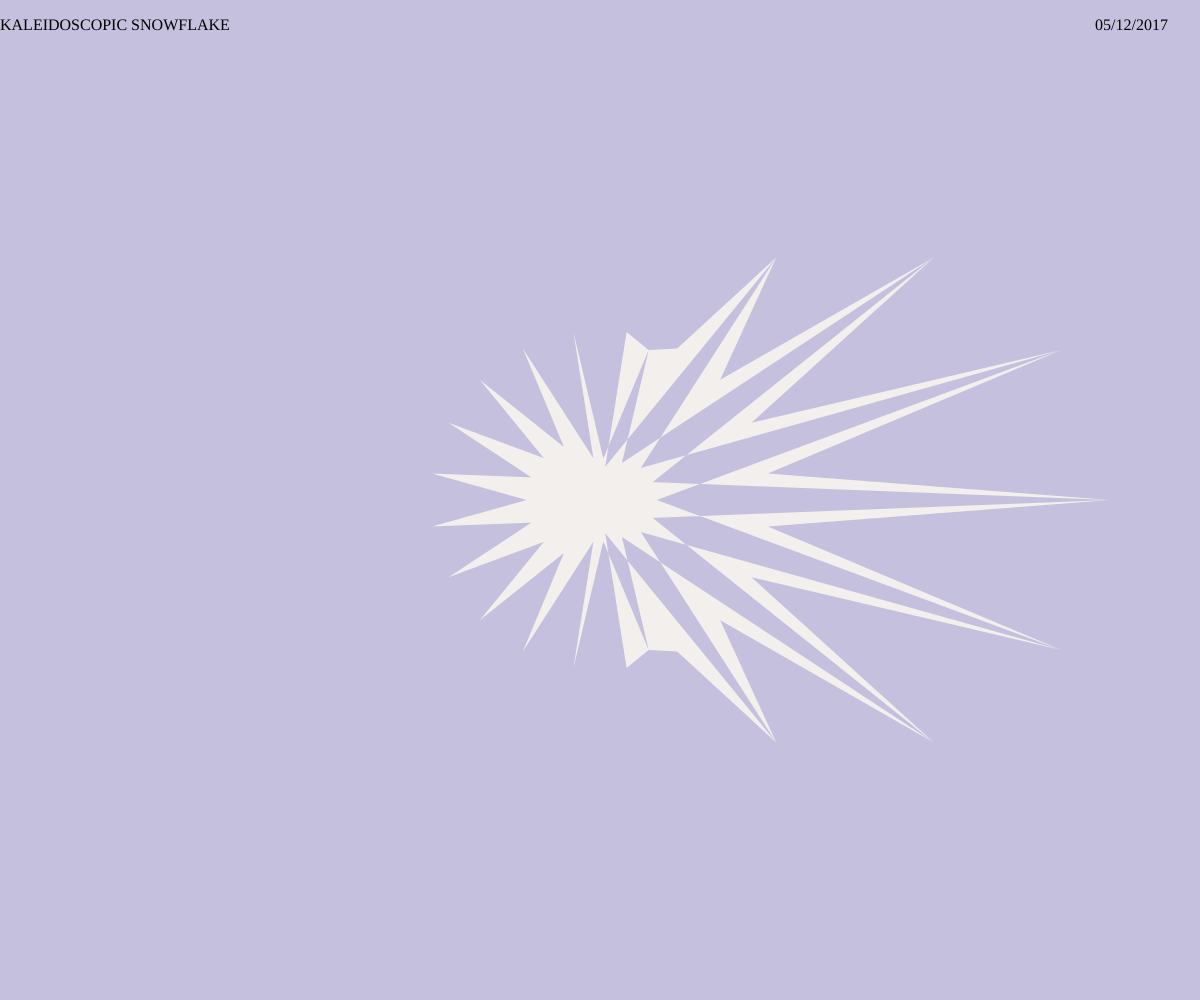
Frame 1 (no input)
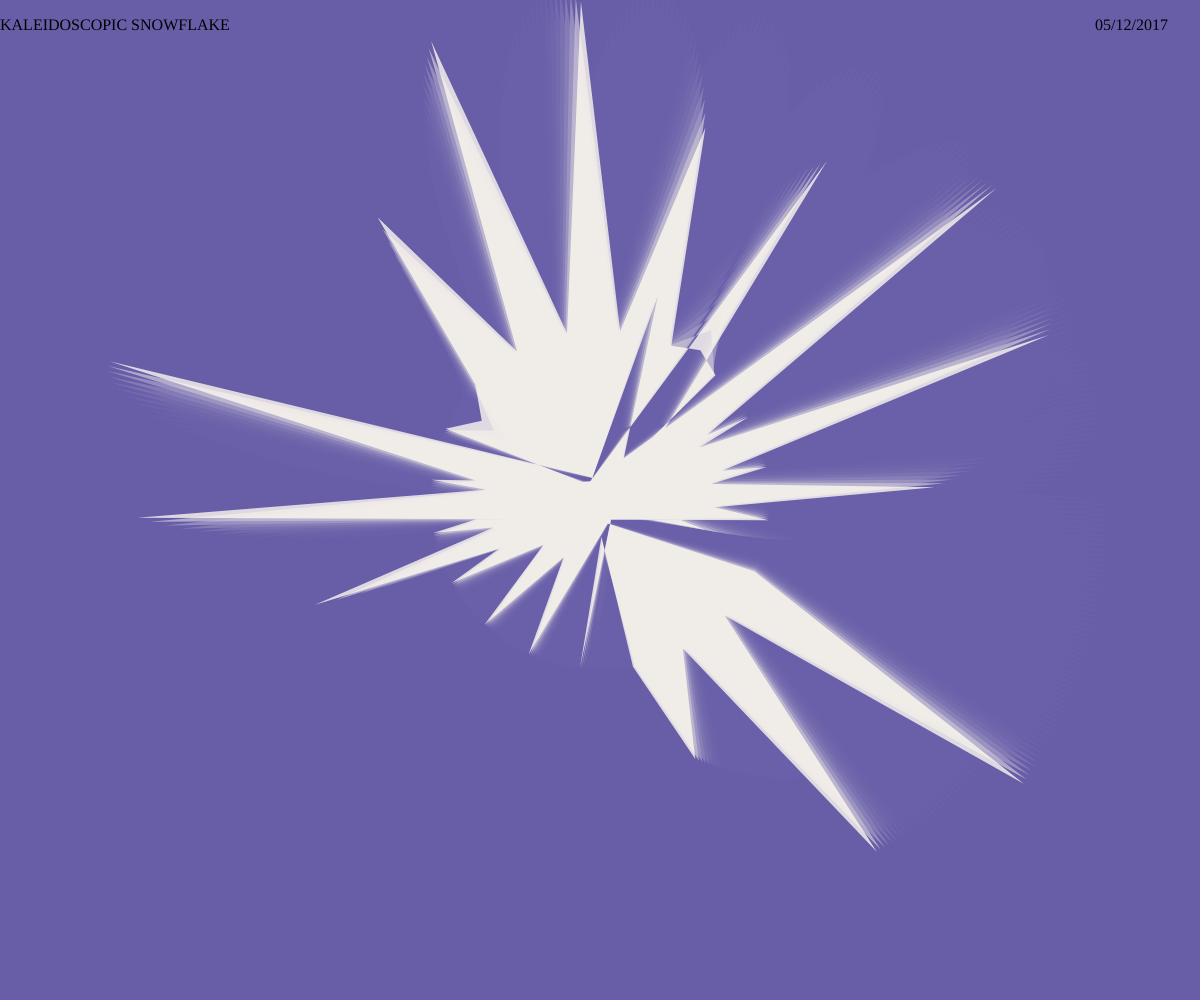
Frame 60 (no input)
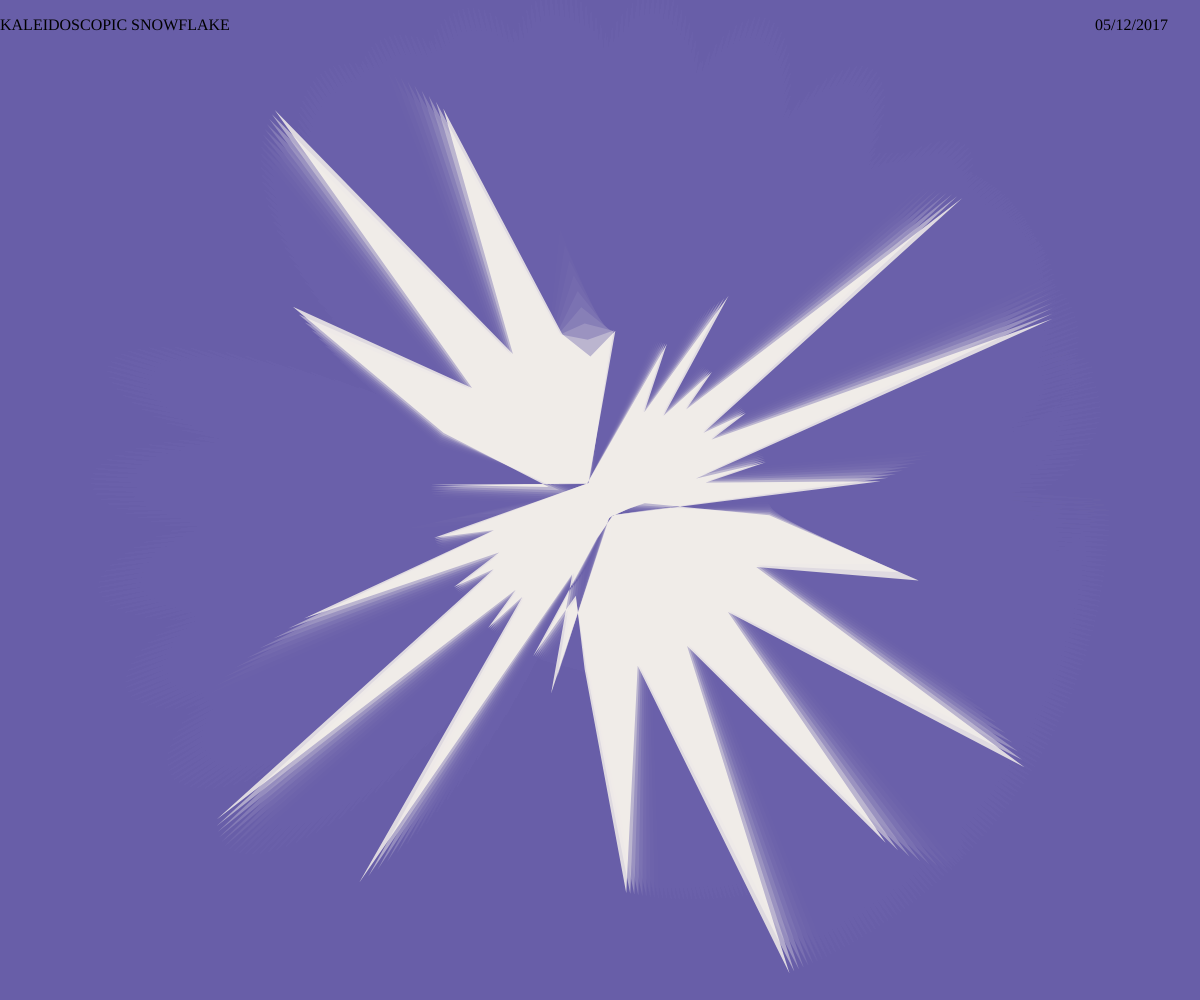
Frame 120 (the mouse pressed at the canvas centre since frame 60)

The p5.js sketch that drew these frames (run headless with seeded random() and noise() and a simulated clock; from frame 60 on, the mouse is pressed at the canvas centre):

// p5.js sketch
// ── sketch.js
let inc = 1;
let theta = 0;
function setup() {
	createCanvas(windowWidth, windowHeight);
	// angleMode(DEGREES);
	fill(255,252,240, 200);
	noStroke();
	title = createP("KALEIDOSCOPIC SNOWFLAKE");
	date = createP("05/12/2017")
	title.position(0, 0);
	date.position(width-105, 0)
}

function draw() {
	background(106,96,169, 100);
	translate(width/2, height/2);
	rotate(theta)
	beginShape()
	for(let a = 0; a < TWO_PI; a+= PI/20){
		let r = 0.17*height;
		if(a % (PI/10) == 0){
			r = 3*r*cos(a*inc);
		}
		let x = r*cos(a);
		let y = r*sin(a);
		vertex(x, y);
	};
	endShape(CLOSE)
	inc += 0.01;
	theta += 0.01;
}
